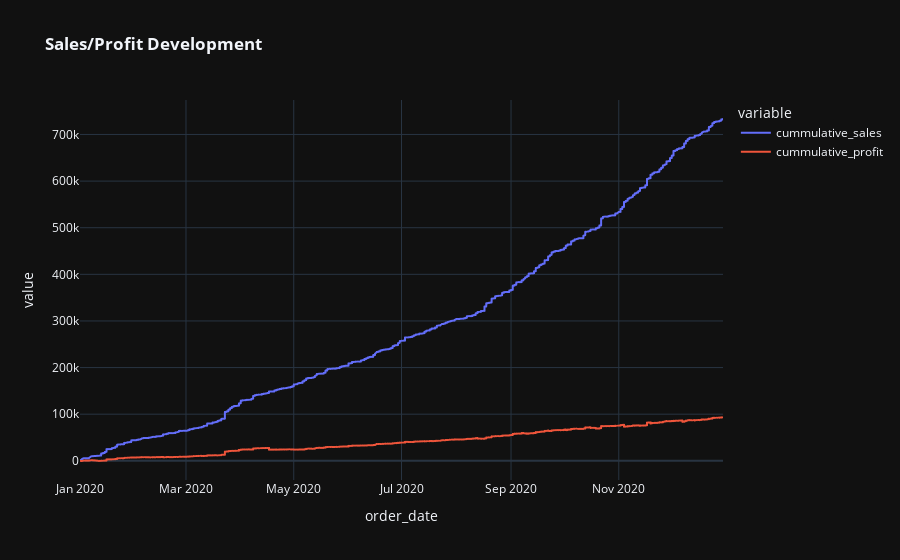

The notebook cell saved with this chart:
### Code cell
# Create Chart
fig = px.line(df_sorted,
              x='order_date',
              y=['cummulative_sales','cummulative_profit'],
              template = template_style,
              title= '<b>Sales/Profit Development</b>')

# Display Plot
fig.show()

### Figure 1 — Plotly figure (JSON) as saved in the notebook; plotly's stock layout.template omitted (floating-point values rounded to 4 significant figures; data arrays with more than 128 entries replaced by an {"elided": "..."} marker saying what was removed)
{"data": [{"hovertemplate": "variable=cummulative_sales<br>order_date=%{x}<br>value=%{y}<extra></extra>", "legendgroup": "cummulative_sales", "line": {"color": "#636efa", "dash": "solid"}, "marker": {"symbol": "circle"}, "mode": "lines", "name": "cummulative_sales", "showlegend": true, "type": "scattergl", "x": {"elided": "3312 str values"}, "xaxis": "x", "y": {"elided": "3312 float values"}, "yaxis": "y"}, {"hovertemplate": "variable=cummulative_profit<br>order_date=%{x}<br>value=%{y}<extra></extra>", "legendgroup": "cummulative_profit", "line": {"color": "#EF553B", "dash": "solid"}, "marker": {"symbol": "circle"}, "mode": "lines", "name": "cummulative_profit", "showlegend": true, "type": "scattergl", "x": {"elided": "3312 str values"}, "xaxis": "x", "y": {"elided": "3312 float values"}, "yaxis": "y"}], "layout": {"legend": {"title": {"text": "variable"}, "tracegroupgap": 0}, "title": {"text": "<b>Sales/Profit Development</b>"}, "xaxis": {"anchor": "y", "domain": [0, 1], "title": {"text": "order_date"}}, "yaxis": {"anchor": "x", "domain": [0, 1], "title": {"text": "value"}}}}
